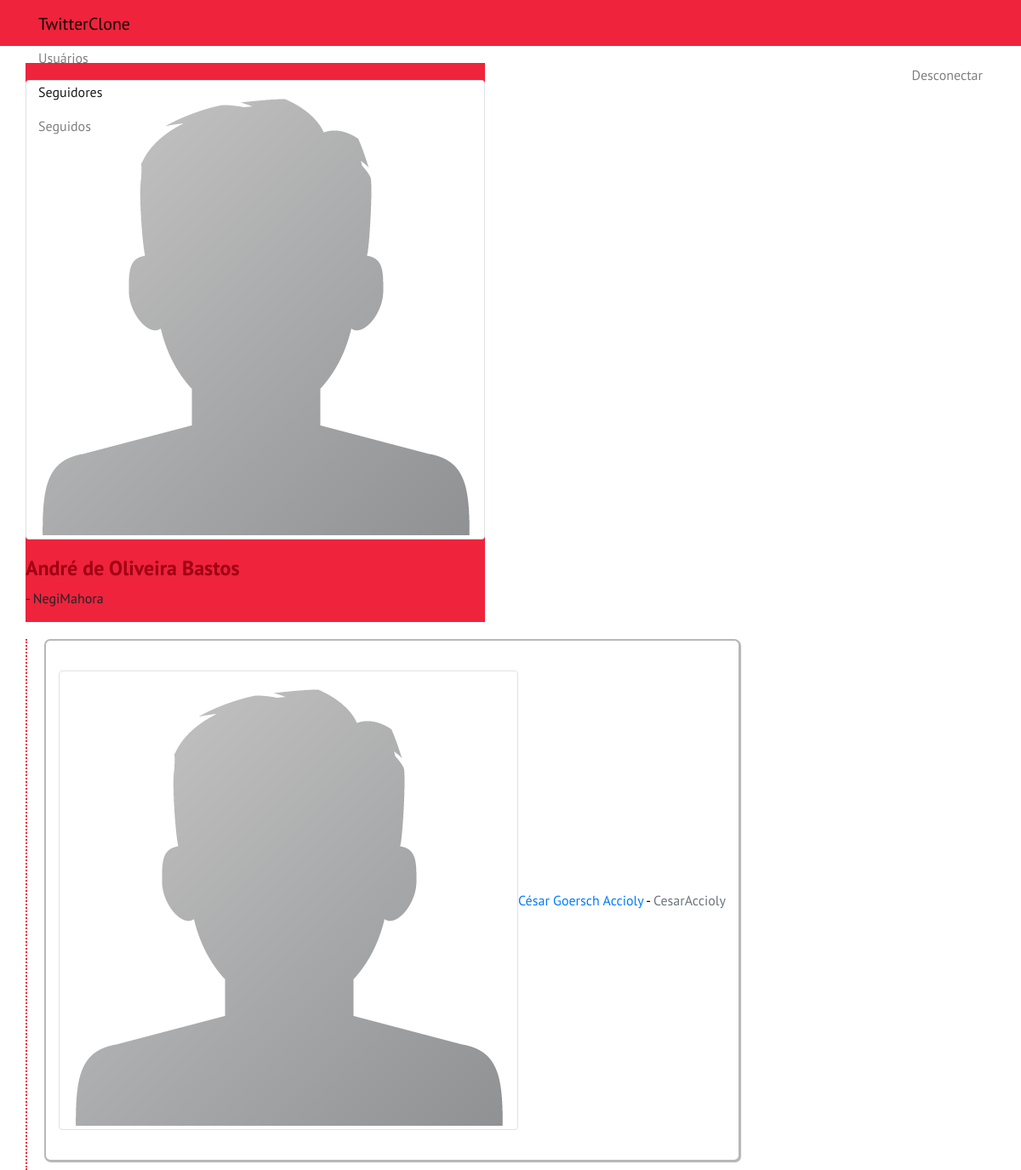
The page /trabalhofinal/seguidores.php (signed in) on the database its author committed.
### tables this page shows
CREATE TABLE IF NOT EXISTS `usuarios` (
`id` int(11) NOT NULL,
  `nome` varchar(50) NOT NULL,
  `login` varchar(50) NOT NULL,
  `senha` varchar(32) NOT NULL,
  `avatar` varchar(50) NOT NULL DEFAULT 'img/default.png',
  `codigo` varchar(32) NOT NULL DEFAULT 'cf79ae6addba60ad018347359bd144d2'
);

### trabalhofinal/seguidores.php (the view, shortened to what this page needs)
<?php
	require "conexao.php";
	$idUsuario = $_SESSION["idUsuario"];
	$nomeUsuario = $_SESSION["nomeUsuario"];
	$loginUsuario = $_SESSION["loginUsuario"];
	$avatarLocation = $_SESSION["avatarUsuario"];
?>
<html>
	<head>
		<link rel="stylesheet" href="https://maxcdn.bootstrapcdn.com/bootstrap/4.0.0-alpha/css/bootstrap.min.css">
		<link rel="stylesheet" type="text/css" href="css/style.css">
	</head>
	<body>
		<nav class="navbar navbar-light bg-faded">
			<div class="container">
				<ul class="nav navbar-nav">
					<li class="navbar-header">
						<a class="navbar-brand" href="mainPage.php">TwitterClone</a>
					</li>
					<li class="nav-item">
						<a class="nav-link" href="users.php" id="usuariosNavBar">Usuários</a>
					</li>
					<li class="nav-item active">
						<a class="nav-link" href="seguidores.php" id="seguidoresNavBar">Seguidores</a>
					</li>
					<li class="nav-item">
						<a class="nav-link" href="seguido.php" id="seguidosNavBar">Seguidos</a>
					</li>
				</ul>
				<ul class="nav navbar-nav pull-right">
					<li class="nav-item">
						<a class="nav-link pull-right" href="disconnect.php" id="desconectarNavBar">Desconectar</a>
					</li>
				</ul>
			</div>
		</nav>
		<div class="container">
			<div class="row">
				<div class="col-xs-2 profile">
					<img src=<?php echo "'" . $avatarLocation . "'";?> class="avatar-main img-responsive rounded img-thumbnail"><br>
					<h4><strong><?php echo $nomeUsuario;?></strong></h4>
					<p><?php echo "- " . $loginUsuario;?></p>
				</div>
				<div class="col-xs-8 news-feed">
					<?php
						$sql = "SELECT usuarios.id, usuarios.login, usuarios.nome, usuarios.avatar FROM usuarios,seguidores WHERE seguidores.idUsuario=usuarios.id AND seguidores.idSeguido=" . $idUsuario;
						$results = $conexao->query($sql) or trigger_error($conexao->error."[$sql]");;
						while ($usuarios = $results->fetch_array()) {
					?>
					<div class="messageContainer row vertical-align">
						<div class="col-xs-3">
							<img src=<?php echo "'" . $usuarios["avatar"] . "'" ?> class="avatar-main img-responsive rounded img-thumbnail">
						</div>
						<div class="col-xs-9">
							<span><a href=<?php echo "userpage.php?id=". $usuarios["id"];?>><?php echo $usuarios["nome"] ?></a> - </span>
							<span class="text-muted"><?php echo $usuarios["login"] ?></span>
						</div>
					</div>
					<?php
						}
					?>
				</div>
			</div>
		</div>
	</body>
</html>

### trabalhofinal/css/style.css (style rules this page uses)
body { font-family: 'PT Sans', sans-serif; }
.navbar { background-color: #ef233c; height: 54px; }
.vertical-align { display: flex; align-items: center; }
.avatar-main { margin:20px 0px 20px 0px; }
.news-feed { margin-top:20px; padding-left: 20px; padding-right: 10px; border-left: 2px #ef233c dotted; }
.profile { background: #ef233c; margin-top: 20px; margin-right: 10px; }
.messageContainer { padding:15px; border: 2px solid rgba(183,183,183,1); -webkit-border-radius: 7px; border-radius: 7px; color: rgba(0,0,0,1); -o-text-overflow: ellipsis; text-overflow: ellipsis; background: #ffffff; -webkit-box-shadow: 1px 1px 1px 0 rgba(0,0,0,0.3) ; box-shadow: 1px 1px 1px 0 rgba(0,0,0,0.3) ; margin: 0px 0px 10px 0px; }
label, .navbar-brand, #esqueciLink:link, #esqueciLink:visited, .profile>h4>strong { color:#9F0013; }

### rows shown on the page
usuarios: avatar (placeholder picture), nome "César Goersch Accioly", login "CesarAccioly"

### other values the page prints
$nomeUsuario "André de Oliveira Bastos"
$loginUsuario "NegiMahora"
